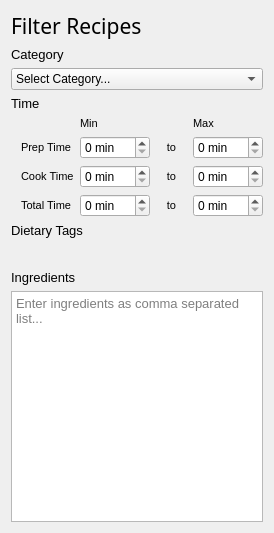
<?xml version="1.0" encoding="UTF-8"?>
<ui version="4.0">
 <class>FilterWidget</class>
 <widget class="QWidget" name="FilterWidget">
  <property name="geometry">
   <rect>
    <x>0</x>
    <y>0</y>
    <width>274</width>
    <height>533</height>
   </rect>
  </property>
  <property name="windowTitle">
   <string>Form</string>
  </property>
  <layout class="QVBoxLayout" name="verticalLayout">
   <item>
    <widget class="QLabel" name="lbl_recipe_filter_header">
     <property name="font">
      <font>
       <family>Budidaya</family>
       <pointsize>16</pointsize>
      </font>
     </property>
     <property name="text">
      <string>Filter Recipes</string>
     </property>
    </widget>
   </item>
   <item>
    <widget class="QLabel" name="lbl_category_header">
     <property name="font">
      <font>
       <pointsize>10</pointsize>
      </font>
     </property>
     <property name="text">
      <string>Category</string>
     </property>
    </widget>
   </item>
   <item>
    <widget class="QComboBox" name="combo_select_category">
     <property name="editable">
      <bool>false</bool>
     </property>
     <property name="currentText">
      <string>Select Category...</string>
     </property>
     <property name="maxVisibleItems">
      <number>10</number>
     </property>
     <item>
      <property name="text">
       <string>Select Category...</string>
      </property>
     </item>
    </widget>
   </item>
   <item>
    <widget class="QLabel" name="lbl_time_header">
     <property name="font">
      <font>
       <pointsize>10</pointsize>
      </font>
     </property>
     <property name="text">
      <string>Time</string>
     </property>
    </widget>
   </item>
   <item>
    <layout class="QHBoxLayout" name="horizontalLayout_2">
     <item>
      <spacer name="horizontalSpacer">
       <property name="orientation">
        <enum>Qt::Horizontal</enum>
       </property>
       <property name="sizeType">
        <enum>QSizePolicy::Maximum</enum>
       </property>
       <property name="sizeHint" stdset="0">
        <size>
         <width>10</width>
         <height>20</height>
        </size>
       </property>
      </spacer>
     </item>
     <item>
      <layout class="QGridLayout" name="gridLayout">
       <item row="1" column="0">
        <widget class="QLabel" name="lbl_prep_time">
         <property name="font">
          <font>
           <pointsize>8</pointsize>
          </font>
         </property>
         <property name="text">
          <string>Prep Time</string>
         </property>
        </widget>
       </item>
       <item row="1" column="1">
        <widget class="QSpinBox" name="sb_prep_min">
         <property name="buttonSymbols">
          <enum>QAbstractSpinBox::UpDownArrows</enum>
         </property>
         <property name="suffix">
          <string> min</string>
         </property>
         <property name="maximum">
          <number>999</number>
         </property>
         <property name="singleStep">
          <number>5</number>
         </property>
        </widget>
       </item>
       <item row="1" column="2">
        <widget class="QLabel" name="lbl_to1">
         <property name="font">
          <font>
           <pointsize>8</pointsize>
          </font>
         </property>
         <property name="text">
          <string>to</string>
         </property>
         <property name="alignment">
          <set>Qt::AlignCenter</set>
         </property>
        </widget>
       </item>
       <item row="2" column="0">
        <widget class="QLabel" name="lbl_cook_time">
         <property name="font">
          <font>
           <pointsize>8</pointsize>
          </font>
         </property>
         <property name="text">
          <string>Cook Time</string>
         </property>
        </widget>
       </item>
       <item row="2" column="1">
        <widget class="QSpinBox" name="sb_prep_min_2">
         <property name="buttonSymbols">
          <enum>QAbstractSpinBox::UpDownArrows</enum>
         </property>
         <property name="suffix">
          <string> min</string>
         </property>
         <property name="maximum">
          <number>999</number>
         </property>
         <property name="singleStep">
          <number>5</number>
         </property>
        </widget>
       </item>
       <item row="2" column="2">
        <widget class="QLabel" name="lbl_to2">
         <property name="font">
          <font>
           <pointsize>8</pointsize>
          </font>
         </property>
         <property name="text">
          <string>to</string>
         </property>
         <property name="alignment">
          <set>Qt::AlignCenter</set>
         </property>
        </widget>
       </item>
       <item row="3" column="0">
        <widget class="QLabel" name="lbl_total_time">
         <property name="font">
          <font>
           <pointsize>8</pointsize>
          </font>
         </property>
         <property name="text">
          <string>Total Time</string>
         </property>
        </widget>
       </item>
       <item row="3" column="1">
        <widget class="QSpinBox" name="sb_prep_min_3">
         <property name="buttonSymbols">
          <enum>QAbstractSpinBox::UpDownArrows</enum>
         </property>
         <property name="suffix">
          <string> min</string>
         </property>
         <property name="maximum">
          <number>999</number>
         </property>
         <property name="singleStep">
          <number>5</number>
         </property>
        </widget>
       </item>
       <item row="3" column="2">
        <widget class="QLabel" name="lbl_to3">
         <property name="font">
          <font>
           <pointsize>8</pointsize>
          </font>
         </property>
         <property name="text">
          <string>to</string>
         </property>
         <property name="alignment">
          <set>Qt::AlignCenter</set>
         </property>
        </widget>
       </item>
       <item row="0" column="3">
        <widget class="QLabel" name="lbl_max_time">
         <property name="font">
          <font>
           <pointsize>8</pointsize>
          </font>
         </property>
         <property name="text">
          <string>Max</string>
         </property>
        </widget>
       </item>
       <item row="3" column="3">
        <widget class="QSpinBox" name="sb_prep_min_6">
         <property name="buttonSymbols">
          <enum>QAbstractSpinBox::UpDownArrows</enum>
         </property>
         <property name="suffix">
          <string> min</string>
         </property>
         <property name="maximum">
          <number>999</number>
         </property>
         <property name="singleStep">
          <number>5</number>
         </property>
        </widget>
       </item>
       <item row="1" column="3">
        <widget class="QSpinBox" name="sb_prep_min_4">
         <property name="buttonSymbols">
          <enum>QAbstractSpinBox::UpDownArrows</enum>
         </property>
         <property name="suffix">
          <string> min</string>
         </property>
         <property name="maximum">
          <number>999</number>
         </property>
         <property name="singleStep">
          <number>5</number>
         </property>
        </widget>
       </item>
       <item row="2" column="3">
        <widget class="QSpinBox" name="sb_prep_min_5">
         <property name="buttonSymbols">
          <enum>QAbstractSpinBox::UpDownArrows</enum>
         </property>
         <property name="suffix">
          <string> min</string>
         </property>
         <property name="maximum">
          <number>999</number>
         </property>
         <property name="singleStep">
          <number>5</number>
         </property>
        </widget>
       </item>
       <item row="0" column="1">
        <widget class="QLabel" name="lbl_min_time">
         <property name="font">
          <font>
           <pointsize>8</pointsize>
          </font>
         </property>
         <property name="text">
          <string>Min</string>
         </property>
        </widget>
       </item>
      </layout>
     </item>
    </layout>
   </item>
   <item>
    <widget class="QLabel" name="lbl_diet_tag_header">
     <property name="font">
      <font>
       <pointsize>10</pointsize>
      </font>
     </property>
     <property name="text">
      <string>Dietary Tags</string>
     </property>
    </widget>
   </item>
   <item>
    <layout class="QHBoxLayout" name="horizontalLayout_3">
     <item>
      <spacer name="horizontalSpacer_2">
       <property name="orientation">
        <enum>Qt::Horizontal</enum>
       </property>
       <property name="sizeType">
        <enum>QSizePolicy::Maximum</enum>
       </property>
       <property name="sizeHint" stdset="0">
        <size>
         <width>10</width>
         <height>20</height>
        </size>
       </property>
      </spacer>
     </item>
     <item>
      <widget class="QWidget" name="wgtChkBankSpace" native="true"/>
     </item>
    </layout>
   </item>
   <item>
    <widget class="QLabel" name="lbl_ingredient_header">
     <property name="font">
      <font>
       <pointsize>10</pointsize>
      </font>
     </property>
     <property name="text">
      <string>Ingredients</string>
     </property>
    </widget>
   </item>
   <item>
    <widget class="QTextEdit" name="TE_ingredient_filter">
     <property name="minimumSize">
      <size>
       <width>250</width>
       <height>0</height>
      </size>
     </property>
     <property name="font">
      <font>
       <pointsize>10</pointsize>
      </font>
     </property>
     <property name="html">
      <string>&lt;!DOCTYPE HTML PUBLIC &quot;-//W3C//DTD HTML 4.0//EN&quot; &quot;http://www.w3.org/TR/REC-html40/strict.dtd&quot;&gt;
&lt;html&gt;&lt;head&gt;&lt;meta name=&quot;qrichtext&quot; content=&quot;1&quot; /&gt;&lt;style type=&quot;text/css&quot;&gt;
p, li { white-space: pre-wrap; }
&lt;/style&gt;&lt;/head&gt;&lt;body style=&quot; font-family:'MS Shell Dlg 2'; font-size:10pt; font-weight:400; font-style:normal;&quot;&gt;
&lt;p style=&quot;-qt-paragraph-type:empty; margin-top:0px; margin-bottom:0px; margin-left:0px; margin-right:0px; -qt-block-indent:0; text-indent:0px; font-size:8.25pt;&quot;&gt;&lt;br /&gt;&lt;/p&gt;&lt;/body&gt;&lt;/html&gt;</string>
     </property>
     <property name="placeholderText">
      <string>Enter ingredients as comma separated list...</string>
     </property>
    </widget>
   </item>
  </layout>
 </widget>
 <resources/>
 <connections/>
</ui>
